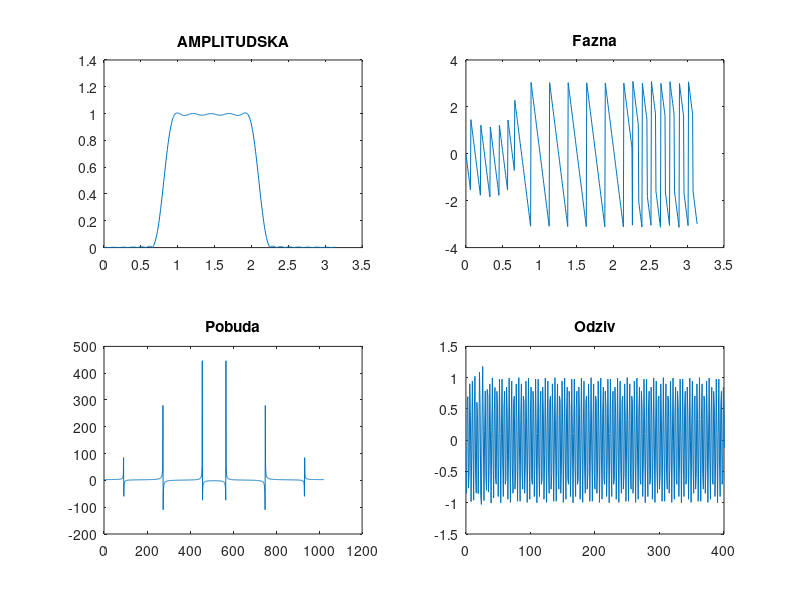

MATLAB code for this plot:
fs = 11200
ap = 1
as = 40
wp1 = 1700 * pi / (fs/2) ;
wp2 = 3500 * pi / (fs/2);
ws1 = 1200 * pi / (fs/2) ;
ws2 = 4000 * pi / (fs/2) ;

dw = min(wp1 - ws1, ws2 - wp2)
wc1 = wp1 - dw / 2
wc2 = wp2 + dw / 2
deltas =  10 ^ (-0.05 * as)
deltap = (10 ^ (0.05 * ap) - 1) / (10 ^ (0.05 * ap) + 1)
delta = min(deltas, deltap)
if delta ~= deltas 
    as = -20 * log10(delta)
end

%beta
beta = 0;
if (as > 21 & as <= 50)
    beta = 0.5842 * (as -21) ^ 0.4 + 0.07886 * (as - 21)
end
if (as > 50)
    beta = 0.1102 * (as - 8.7)
end
%M
D = 0.9222
if (as > 21)
    D = (as - 7.95) / 14.36
end
M = ceil(2 * pi * D / dw + 1)
if (mod(M, 2) == 0)
    M = M + 1;
end
kajzer = kaiser(M, beta)
N = M -1 ;

%sinteza filtra
Wn = [wc1/ pi wc2/pi]
b = fir1(N, Wn, kajzer)
N_fft = 1024
B = fft(b, N_fft)
Ba = abs(B(1 : N_fft / 2))
F = angle(B(1:N_fft /2))
n = 0 : N_fft / 2 -1 
f = n * pi / (N_fft / 2)

subplot(2, 2, 1), plot(f, (Ba)), title('AMPLITUDSKA')
subplot(2, 2, 2), plot(f, F), title('Fazna')

N_fft = 1024
n = 0 : N_fft - 1;
x = cos(2 * pi * 1000 / fs * n) + cos(2 * pi * 3000 / fs * n) + cos(2 * pi * 5000 / fs * n) 
X = fft(x, N_fft)
subplot(2, 2, 3), plot(n, X), title('Pobuda')

Y = X .* B
y = ifft(Y)
subplot(2, 2, 4), plot(1 : length(y), y) ,  title('Odziv')
xlim([0 400])

    